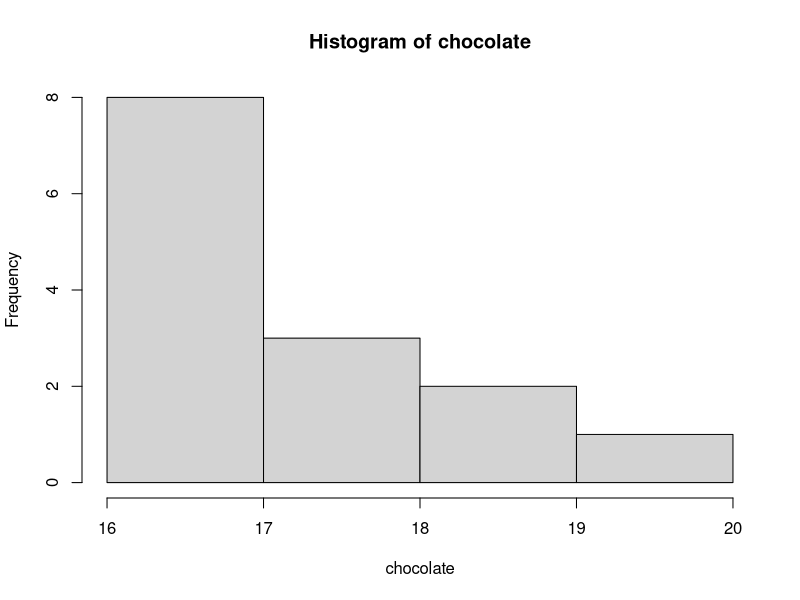
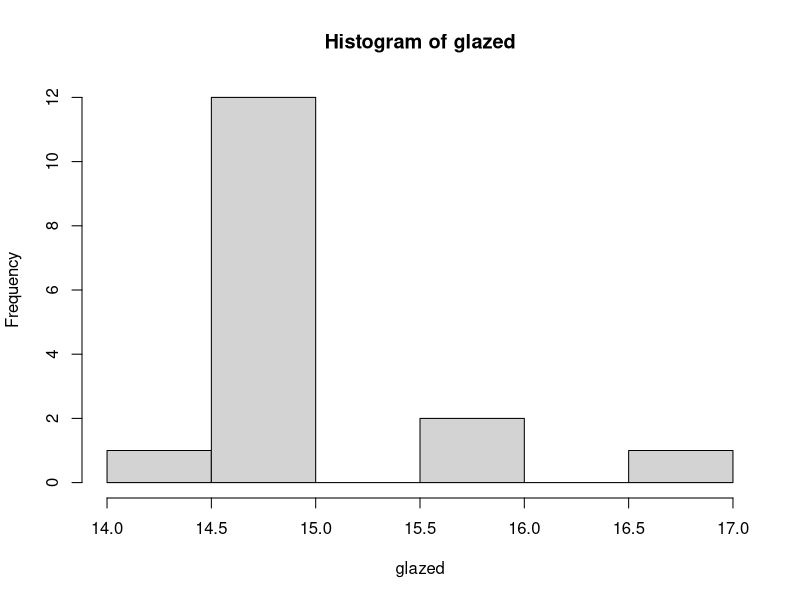

These charts were generated, in order, by the following R code:
## ---- chunk 1
library(tidyverse)
chocolate <- c(20, 18, 17, 17, 17, 17, 16, 17, 18, 19, 17, 19, 17, 18 ) 
glazed <- c(15, 15, 15, 16, 17, 15, 15, 15, 15, 15, 15, 15, 16, 14, 15,15 )

# check conditions
hist(chocolate)
hist(glazed)

xbar_c <- mean(chocolate)
xbar_c

xbar_g <- mean(glazed)
xbar_g

sd_c <- sd(chocolate)
sd_c

sd_g <- sd(glazed)
sd_g

n_c <- length(chocolate)
n_c

n_g <- length(glazed)
n_g

df <- min(n_c - 1, n_g - 1)
df

point_est <- xbar_c - xbar_g
se <- sqrt(sd_c^2/n_c + sd_g^2/n_g)
test_stat <- (point_est - 0)/se
2*(1-pt(test_stat, df))
